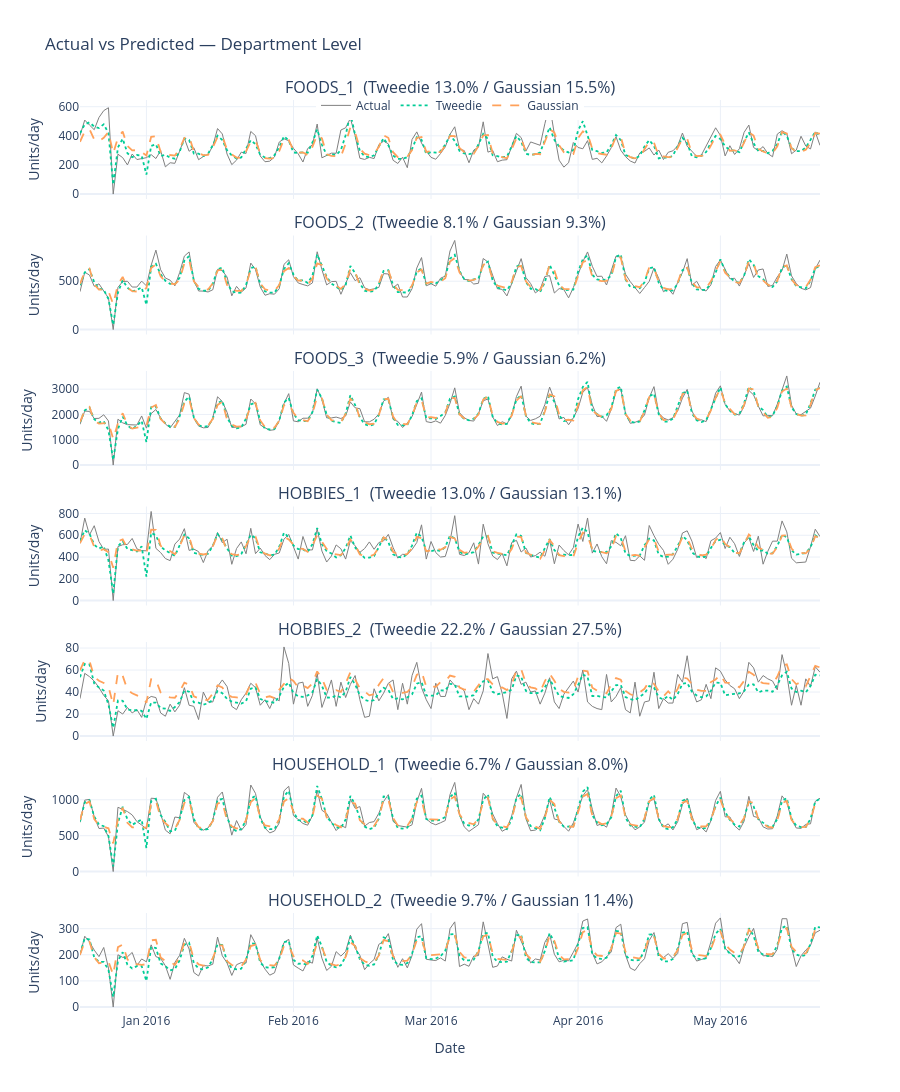

Here is the notebook cell this chart was saved with:
### Code cell
# Department-level: sum per (dept_id, date)
DEPT_COLORS_N4 = {
    "FOODS_1": "#636EFA", "FOODS_2": "#19D3F3", "FOODS_3": "#00CC96",
    "HOBBIES_1": "#EF553B", "HOBBIES_2": "#FFA15A",
    "HOUSEHOLD_1": "#AB63FA", "HOUSEHOLD_2": "#FF6692",
}
dept_order = ["FOODS_1", "FOODS_2", "FOODS_3", "HOBBIES_1", "HOBBIES_2", "HOUSEHOLD_1", "HOUSEHOLD_2"]

fig = make_subplots(rows=7, cols=1, shared_xaxes=True, vertical_spacing=0.04,
    subplot_titles=dept_order)

for i, dept in enumerate(dept_order, 1):
    agg = (
        test_aug[test_aug["dept_id"] == dept]
        .groupby("date")[["sales", "y_tweedie", "y_gaussian"]].sum().reset_index()
    )
    wt = _wmape(agg["sales"], agg["y_tweedie"])
    wg = _wmape(agg["sales"], agg["y_gaussian"])
    fig.layout.annotations[i - 1].text = f"{dept}  (Tweedie {wt:.1%} / Gaussian {wg:.1%})"
    color = DEPT_COLORS_N4.get(dept, "#636EFA")
    fig.add_trace(go.Scatter(x=agg["date"], y=agg["sales"], mode="lines", name="Actual",
        line=dict(color="grey", width=1), legendgroup="actual", showlegend=(i == 1)), row=i, col=1)
    fig.add_trace(go.Scatter(x=agg["date"], y=agg["y_tweedie"], mode="lines", name="Tweedie",
        line=dict(color="#00CC96", width=1.8, dash="dot"),
        legendgroup="tweedie", showlegend=(i == 1)), row=i, col=1)
    fig.add_trace(go.Scatter(x=agg["date"], y=agg["y_gaussian"], mode="lines", name="Gaussian",
        line=dict(color="#FFA15A", width=1.8, dash="dash"),
        legendgroup="gaussian", showlegend=(i == 1)), row=i, col=1)
    fig.update_yaxes(title_text="Units/day", row=i, col=1)

fig.update_layout(
    title="Actual vs Predicted — Department Level",
    height=280 * 7, template="plotly_white",
    legend=dict(orientation="h", y=1.01, x=0.5, xanchor="center"),
)
fig.update_xaxes(title_text="Date", row=7, col=1)
fig.write_html(str(FIGS_DIR / "avp_dept.html"), include_plotlyjs="cdn")
fig.show()

### Figure 1 — Plotly figure (JSON) as saved in the notebook; plotly's stock layout.template omitted (floating-point values rounded to 4 significant figures; data arrays with more than 128 entries replaced by an {"elided": "..."} marker saying what was removed)
{"data": [{"legendgroup": "actual", "line": {"color": "grey", "width": 1}, "mode": "lines", "name": "Actual", "showlegend": true, "type": "scatter", "x": {"elided": "157 str values"}, "xaxis": "x", "y": {"elided": "157 int values"}, "yaxis": "y"}, {"legendgroup": "tweedie", "line": {"color": "#00CC96", "dash": "dot", "width": 1.8}, "mode": "lines", "name": "Tweedie", "showlegend": true, "type": "scatter", "x": {"elided": "157 str values"}, "xaxis": "x", "y": {"elided": "157 float values"}, "yaxis": "y"}, {"legendgroup": "gaussian", "line": {"color": "#FFA15A", "dash": "dash", "width": 1.8}, "mode": "lines", "name": "Gaussian", "showlegend": true, "type": "scatter", "x": {"elided": "157 str values"}, "xaxis": "x", "y": {"elided": "157 float values"}, "yaxis": "y"}, {"legendgroup": "actual", "line": {"color": "grey", "width": 1}, "mode": "lines", "name": "Actual", "showlegend": false, "type": "scatter", "x": {"elided": "157 str values"}, "xaxis": "x2", "y": {"elided": "157 int values"}, "yaxis": "y2"}, {"legendgroup": "tweedie", "line": {"color": "#00CC96", "dash": "dot", "width": 1.8}, "mode": "lines", "name": "Tweedie", "showlegend": false, "type": "scatter", "x": {"elided": "157 str values"}, "xaxis": "x2", "y": {"elided": "157 float values"}, "yaxis": "y2"}, {"legendgroup": "gaussian", "line": {"color": "#FFA15A", "dash": "dash", "width": 1.8}, "mode": "lines", "name": "Gaussian", "showlegend": false, "type": "scatter", "x": {"elided": "157 str values"}, "xaxis": "x2", "y": {"elided": "157 float values"}, "yaxis": "y2"}, {"legendgroup": "actual", "line": {"color": "grey", "width": 1}, "mode": "lines", "name": "Actual", "showlegend": false, "type": "scatter", "x": {"elided": "157 str values"}, "xaxis": "x3", "y": {"elided": "157 int values"}, "yaxis": "y3"}, {"legendgroup": "tweedie", "line": {"color": "#00CC96", "dash": "dot", "width": 1.8}, "mode": "lines", "name": "Tweedie", "showlegend": false, "type": "scatter", "x": {"elided": "157 str values"}, "xaxis": "x3", "y": {"elided": "157 float values"}, "yaxis": "y3"}, {"legendgroup": "gaussian", "line": {"color": "#FFA15A", "dash": "dash", "width": 1.8}, "mode": "lines", "name": "Gaussian", "showlegend": false, "type": "scatter", "x": {"elided": "157 str values"}, "xaxis": "x3", "y": {"elided": "157 float values"}, "yaxis": "y3"}, {"legendgroup": "actual", "line": {"color": "grey", "width": 1}, "mode": "lines", "name": "Actual", "showlegend": false, "type": "scatter", "x": {"elided": "157 str values"}, "xaxis": "x4", "y": {"elided": "157 int values"}, "yaxis": "y4"}, {"legendgroup": "tweedie", "line": {"color": "#00CC96", "dash": "dot", "width": 1.8}, "mode": "lines", "name": "Tweedie", "showlegend": false, "type": "scatter", "x": {"elided": "157 str values"}, "xaxis": "x4", "y": {"elided": "157 float values"}, "yaxis": "y4"}, {"legendgroup": "gaussian", "line": {"color": "#FFA15A", "dash": "dash", "width": 1.8}, "mode": "lines", "name": "Gaussian", "showlegend": false, "type": "scatter", "x": {"elided": "157 str values"}, "xaxis": "x4", "y": {"elided": "157 float values"}, "yaxis": "y4"}, {"legendgroup": "actual", "line": {"color": "grey", "width": 1}, "mode": "lines", "name": "Actual", "showlegend": false, "type": "scatter", "x": {"elided": "157 str values"}, "xaxis": "x5", "y": {"elided": "157 int values"}, "yaxis": "y5"}, {"legendgroup": "tweedie", "line": {"color": "#00CC96", "dash": "dot", "width": 1.8}, "mode": "lines", "name": "Tweedie", "showlegend": false, "type": "scatter", "x": {"elided": "157 str values"}, "xaxis": "x5", "y": {"elided": "157 float values"}, "yaxis": "y5"}, {"legendgroup": "gaussian", "line": {"color": "#FFA15A", "dash": "dash", "width": 1.8}, "mode": "lines", "name": "Gaussian", "showlegend": false, "type": "scatter", "x": {"elided": "157 str values"}, "xaxis": "x5", "y": {"elided": "157 float values"}, "yaxis": "y5"}, {"legendgroup": "actual", "line": {"color": "grey", "width": 1}, "mode": "lines", "name": "Actual", "showlegend": false, "type": "scatter", "x": {"elided": "157 str values"}, "xaxis": "x6", "y": {"elided": "157 int values"}, "yaxis": "y6"}, {"legendgroup": "tweedie", "line": {"color": "#00CC96", "dash": "dot", "width": 1.8}, "mode": "lines", "name": "Tweedie", "showlegend": false, "type": "scatter", "x": {"elided": "157 str values"}, "xaxis": "x6", "y": {"elided": "157 float values"}, "yaxis": "y6"}, {"legendgroup": "gaussian", "line": {"color": "#FFA15A", "dash": "dash", "width": 1.8}, "mode": "lines", "name": "Gaussian", "showlegend": false, "type": "scatter", "x": {"elided": "157 str values"}, "xaxis": "x6", "y": {"elided": "157 float values"}, "yaxis": "y6"}, {"legendgroup": "actual", "line": {"color": "grey", "width": 1}, "mode": "lines", "name": "Actual", "showlegend": false, "type": "scatter", "x": {"elided": "157 str values"}, "xaxis": "x7", "y": {"elided": "157 int values"}, "yaxis": "y7"}, {"legendgroup": "tweedie", "line": {"color": "#00CC96", "dash": "dot", "width": 1.8}, "mode": "lines", "name": "Tweedie", "showlegend": false, "type": "scatter", "x": {"elided": "157 str values"}, "xaxis": "x7", "y": {"elided": "157 float values"}, "yaxis": "y7"}, {"legendgroup": "gaussian", "line": {"color": "#FFA15A", "dash": "dash", "width": 1.8}, "mode": "lines", "name": "Gaussian", "showlegend": false, "type": "scatter", "x": {"elided": "157 str values"}, "xaxis": "x7", "y": {"elided": "157 float values"}, "yaxis": "y7"}], "layout": {"annotations": [{"font": {"size": 16}, "showarrow": false, "text": "FOODS_1  (Tweedie 13.0% / Gaussian 15.5%)", "x": 0.5, "xanchor": "center", "xref": "paper", "y": 1, "yanchor": "bottom", "yref": "paper"}, {"font": {"size": 16}, "showarrow": false, "text": "FOODS_2  (Tweedie 8.1% / Gaussian 9.3%)", "x": 0.5, "xanchor": "center", "xref": "paper", "y": 0.8514, "yanchor": "bottom", "yref": "paper"}, {"font": {"size": 16}, "showarrow": false, "text": "FOODS_3  (Tweedie 5.9% / Gaussian 6.2%)", "x": 0.5, "xanchor": "center", "xref": "paper", "y": 0.7029, "yanchor": "bottom", "yref": "paper"}, {"font": {"size": 16}, "showarrow": false, "text": "HOBBIES_1  (Tweedie 13.0% / Gaussian 13.1%)", "x": 0.5, "xanchor": "center", "xref": "paper", "y": 0.5543, "yanchor": "bottom", "yref": "paper"}, {"font": {"size": 16}, "showarrow": false, "text": "HOBBIES_2  (Tweedie 22.2% / Gaussian 27.5%)", "x": 0.5, "xanchor": "center", "xref": "paper", "y": 0.4057, "yanchor": "bottom", "yref": "paper"}, {"font": {"size": 16}, "showarrow": false, "text": "HOUSEHOLD_1  (Tweedie 6.7% / Gaussian 8.0%)", "x": 0.5, "xanchor": "center", "xref": "paper", "y": 0.2571, "yanchor": "bottom", "yref": "paper"}, {"font": {"size": 16}, "showarrow": false, "text": "HOUSEHOLD_2  (Tweedie 9.7% / Gaussian 11.4%)", "x": 0.5, "xanchor": "center", "xref": "paper", "y": 0.1086, "yanchor": "bottom", "yref": "paper"}], "height": 1960, "legend": {"orientation": "h", "x": 0.5, "xanchor": "center", "y": 1.01}, "title": {"text": "Actual vs Predicted — Department Level"}, "xaxis": {"anchor": "y", "domain": [0, 1], "matches": "x7", "showticklabels": false}, "xaxis2": {"anchor": "y2", "domain": [0, 1], "matches": "x7", "showticklabels": false}, "xaxis3": {"anchor": "y3", "domain": [0, 1], "matches": "x7", "showticklabels": false}, "xaxis4": {"anchor": "y4", "domain": [0, 1], "matches": "x7", "showticklabels": false}, "xaxis5": {"anchor": "y5", "domain": [0, 1], "matches": "x7", "showticklabels": false}, "xaxis6": {"anchor": "y6", "domain": [0, 1], "matches": "x7", "showticklabels": false}, "xaxis7": {"anchor": "y7", "domain": [0, 1], "title": {"text": "Date"}}, "yaxis": {"anchor": "x", "domain": [0.8914, 1], "title": {"text": "Units/day"}}, "yaxis2": {"anchor": "x2", "domain": [0.7429, 0.8514], "title": {"text": "Units/day"}}, "yaxis3": {"anchor": "x3", "domain": [0.5943, 0.7029], "title": {"text": "Units/day"}}, "yaxis4": {"anchor": "x4", "domain": [0.4457, 0.5543], "title": {"text": "Units/day"}}, "yaxis5": {"anchor": "x5", "domain": [0.2971, 0.4057], "title": {"text": "Units/day"}}, "yaxis6": {"anchor": "x6", "domain": [0.1486, 0.2571], "title": {"text": "Units/day"}}, "yaxis7": {"anchor": "x7", "domain": [0, 0.1086], "title": {"text": "Units/day"}}}}
